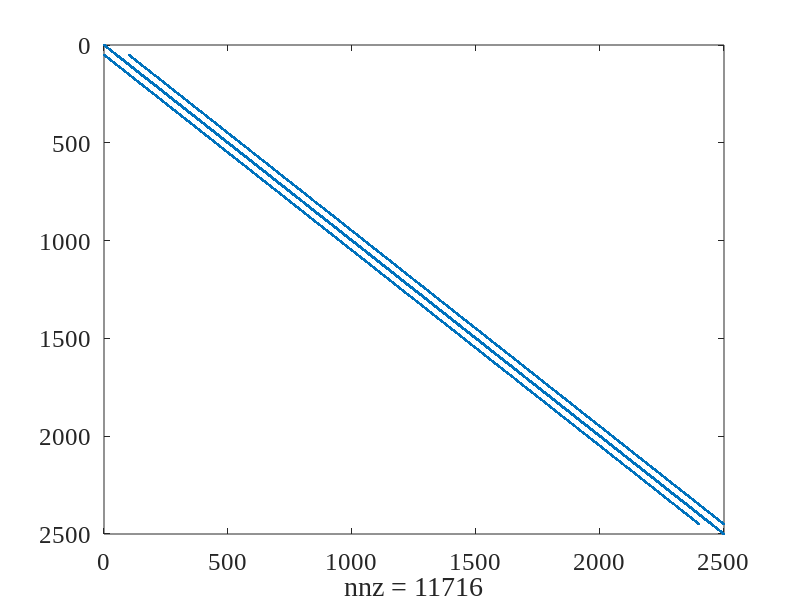
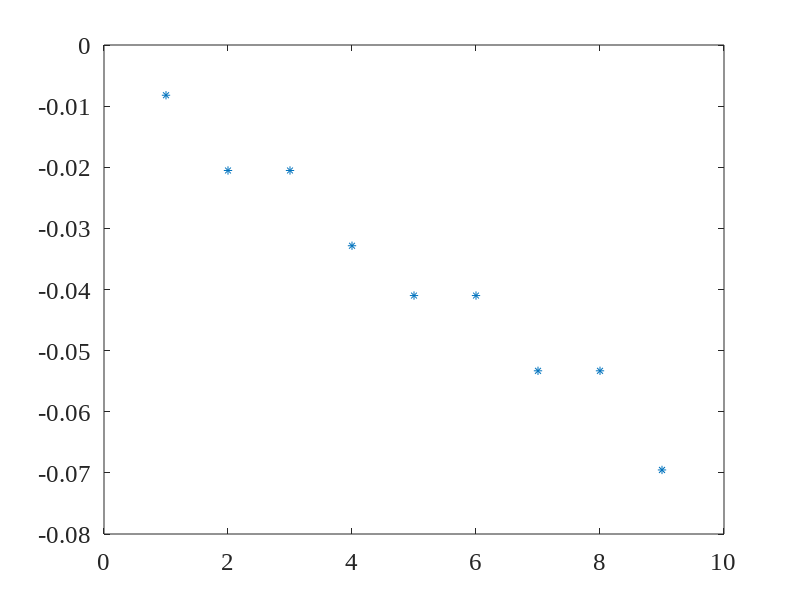
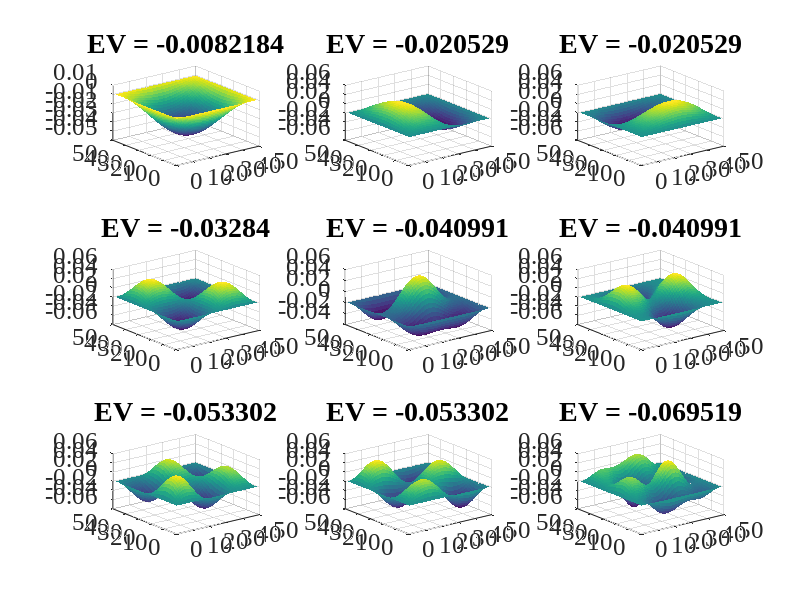

Reproduce these figures in MATLAB, in order. (Note: a time limit stopped this script after it produced the figures.)
% Thalia Hartwig - PA 5
set(0,'DefaultFigureWindowStyle','docked')
set(0,'defaultaxesfontsize',18)
set(0,'defaultaxesfontname','Times New Roman')

close all
clear

ni = @(x,y,cs) y + (x - 1)*cs;
% Simulation Parameters
nx = 50;
ny = 50;
dl = 1; % = dx = dy

% Simulation Setup
G = sparse(nx*ny,nx*ny);
V = zeros(nx,ny); % solution space

% inclusion = 0; 

% Populating G
for i = 1:nx
  for j = 1:ny
    % Determining column-major addressing
    n   = ni(  i,  j,ny);
    
    if i == 1 % left boundary
      G(n,:) = 0;
      G(n,n) = 1;
    elseif i == nx % right boundary
      G(n,:) = 0;
      G(n,n) = 1;
    elseif j == 1 % boundary
      G(n,:) = 0;
      G(n,n) = 1;
    elseif j == ny % boundary
      G(n,:) = 0;
      G(n,n) = 1;
    else % bulk calculation
      nxp = ni(i+1,  j,ny);
      nxm = ni(i-1,  j,ny);
      nyp = ni(  i,j+1,ny);
      nym = ni(  i,j-1,ny);

      G(n,n) = - 4/power(dl,2);
      G(n,nxp) = 1/power(dl,2);
      G(n,nxm) = 1/power(dl,2);
      G(n,nyp) = 1/power(dl,2);
      G(n,nym) = 1/power(dl,2);
    end
  end
end

figure('name','G Matrix - spy(G)');
spy(G);

n_eigs = 9;
[E,D] = eigs(G,n_eigs,'SM'); % 'SM' means smallest magnitude

figure('name','EigenValues');
plot(diag(D), '*');



% Question: compare with 12.09
np = ceil(sqrt(n_eigs)); % number of plot grid
figure('name','EigenVectors - Modes');
for k = 1:n_eigs
  m = E(:,k); % eigenvector for specific mode
  for i = 1:nx
    for j = 1:ny
      n = ni(i,j,ny);
      V(i,j) = m(n);
    end
    subplot(np,np,k);
    surf(V,'linestyle','none');
    % surf(-V,'linestyle','none');
    title(['EV = ' num2str(D(k,k))]);
  end
end
